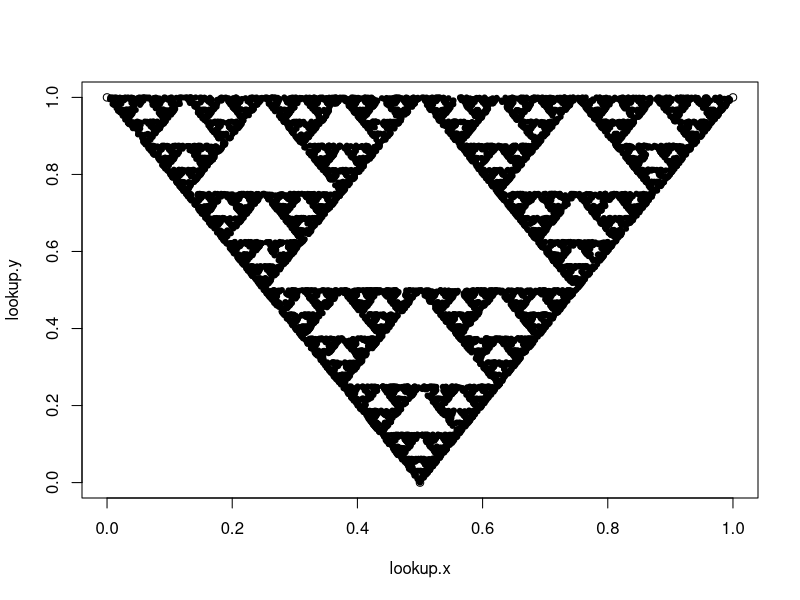

This figure's R source:
nmonte = 10000

lookup.x = c(0,0.5,1)
lookup.y = c(1,0,1)
plot(lookup.x,lookup.y)
curr_x = 0.5
curr_y = 0
for (i in 1:nmonte ){
  points(curr_x,curr_y,pch=20)
  random = ceiling(3*runif(1))
  next_x = lookup.x[random]
  next_y = lookup.y[random]
  prev_x = curr_x
  prev_y = curr_y
  curr_x = (prev_x + next_x)/2
  curr_y = (prev_y + next_y)/2

}
